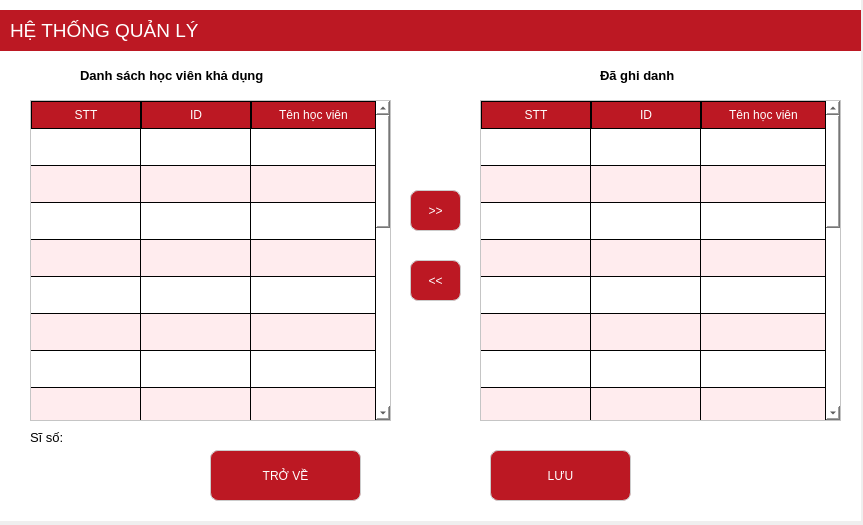
<?xml version="1.0" encoding="UTF-8"?>
<ui version="4.0">
 <class>Dialog</class>
 <widget class="QDialog" name="Dialog">
  <property name="geometry">
   <rect>
    <x>0</x>
    <y>0</y>
    <width>863</width>
    <height>525</height>
   </rect>
  </property>
  <property name="windowTitle">
   <string>Dialog</string>
  </property>
  <widget class="QWidget" name="widget" native="true">
   <property name="geometry">
    <rect>
     <x>0</x>
     <y>0</y>
     <width>861</width>
     <height>521</height>
    </rect>
   </property>
   <property name="styleSheet">
    <string notr="true">background: white;
</string>
   </property>
   <widget class="QLabel" name="label">
    <property name="geometry">
     <rect>
      <x>0</x>
      <y>10</y>
      <width>861</width>
      <height>41</height>
     </rect>
    </property>
    <property name="font">
     <font>
      <family>MS Shell Dlg 2</family>
      <pointsize>14</pointsize>
      <weight>9</weight>
      <italic>false</italic>
      <bold>false</bold>
     </font>
    </property>
    <property name="styleSheet">
     <string notr="true">QLabel {
	font: 75 14pt &quot;MS Shell Dlg 2&quot;;

	
    background-color: #BC1823;
	
    color: white;
    padding: 5px;
}
</string>
    </property>
    <property name="text">
     <string>HỆ THỐNG QUẢN LÝ</string>
    </property>
   </widget>
   <widget class="QTableWidget" name="dshvkhadung">
    <property name="geometry">
     <rect>
      <x>30</x>
      <y>100</y>
      <width>361</width>
      <height>321</height>
     </rect>
    </property>
    <property name="styleSheet">
     <string notr="true">QTableWidget {
	font: 75 9pt &quot;MS Shell Dlg 2&quot;;
    background-color: white;
	alternate-background-color:#ffecee;
    gridline-color: black;
}

QHeaderView::section {
    background-color: #bc1823;
    color: white;
    padding: 4px;
    border: 1px solid black;
}

</string>
    </property>
    <property name="verticalScrollBarPolicy">
     <enum>Qt::ScrollBarAsNeeded</enum>
    </property>
    <property name="showDropIndicator" stdset="0">
     <bool>true</bool>
    </property>
    <property name="dragDropOverwriteMode">
     <bool>true</bool>
    </property>
    <property name="alternatingRowColors">
     <bool>true</bool>
    </property>
    <property name="showGrid">
     <bool>true</bool>
    </property>
    <attribute name="horizontalHeaderDefaultSectionSize">
     <number>110</number>
    </attribute>
    <attribute name="horizontalHeaderShowSortIndicator" stdset="0">
     <bool>false</bool>
    </attribute>
    <attribute name="horizontalHeaderStretchLastSection">
     <bool>true</bool>
    </attribute>
    <attribute name="verticalHeaderVisible">
     <bool>false</bool>
    </attribute>
    <attribute name="verticalHeaderDefaultSectionSize">
     <number>37</number>
    </attribute>
    <attribute name="verticalHeaderShowSortIndicator" stdset="0">
     <bool>false</bool>
    </attribute>
    <row>
     <property name="text">
      <string/>
     </property>
    </row>
    <row>
     <property name="text">
      <string/>
     </property>
    </row>
    <row>
     <property name="text">
      <string/>
     </property>
    </row>
    <row>
     <property name="text">
      <string/>
     </property>
    </row>
    <row>
     <property name="text">
      <string/>
     </property>
    </row>
    <row>
     <property name="text">
      <string/>
     </property>
    </row>
    <row>
     <property name="text">
      <string/>
     </property>
    </row>
    <row>
     <property name="text">
      <string/>
     </property>
    </row>
    <row>
     <property name="text">
      <string/>
     </property>
    </row>
    <row>
     <property name="text">
      <string/>
     </property>
    </row>
    <row>
     <property name="text">
      <string/>
     </property>
    </row>
    <row>
     <property name="text">
      <string/>
     </property>
    </row>
    <row>
     <property name="text">
      <string/>
     </property>
    </row>
    <row>
     <property name="text">
      <string/>
     </property>
    </row>
    <row>
     <property name="text">
      <string/>
     </property>
    </row>
    <row>
     <property name="text">
      <string/>
     </property>
    </row>
    <row>
     <property name="text">
      <string/>
     </property>
    </row>
    <row>
     <property name="text">
      <string/>
     </property>
    </row>
    <column>
     <property name="text">
      <string>STT</string>
     </property>
    </column>
    <column>
     <property name="text">
      <string>ID</string>
     </property>
    </column>
    <column>
     <property name="text">
      <string>Tên học viên</string>
     </property>
    </column>
   </widget>
   <widget class="QLabel" name="label_31">
    <property name="geometry">
     <rect>
      <x>80</x>
      <y>60</y>
      <width>281</width>
      <height>31</height>
     </rect>
    </property>
    <property name="font">
     <font>
      <pointsize>10</pointsize>
      <weight>75</weight>
      <bold>true</bold>
     </font>
    </property>
    <property name="text">
     <string>Danh sách học viên khả dụng</string>
    </property>
   </widget>
   <widget class="QLabel" name="label_32">
    <property name="geometry">
     <rect>
      <x>600</x>
      <y>60</y>
      <width>281</width>
      <height>31</height>
     </rect>
    </property>
    <property name="font">
     <font>
      <pointsize>10</pointsize>
      <weight>75</weight>
      <bold>true</bold>
     </font>
    </property>
    <property name="text">
     <string>Đã ghi danh</string>
    </property>
   </widget>
   <widget class="QTableWidget" name="dshvghidanh">
    <property name="geometry">
     <rect>
      <x>480</x>
      <y>100</y>
      <width>361</width>
      <height>321</height>
     </rect>
    </property>
    <property name="styleSheet">
     <string notr="true">QTableWidget {
	font: 75 9pt &quot;MS Shell Dlg 2&quot;;
    background-color: white;
	alternate-background-color:#ffecee;
    gridline-color: black;
}

QHeaderView::section {
    background-color: #bc1823;
    color: white;
    padding: 4px;
    border: 1px solid black;
}

</string>
    </property>
    <property name="verticalScrollBarPolicy">
     <enum>Qt::ScrollBarAsNeeded</enum>
    </property>
    <property name="showDropIndicator" stdset="0">
     <bool>true</bool>
    </property>
    <property name="dragDropOverwriteMode">
     <bool>true</bool>
    </property>
    <property name="alternatingRowColors">
     <bool>true</bool>
    </property>
    <property name="showGrid">
     <bool>true</bool>
    </property>
    <attribute name="horizontalHeaderDefaultSectionSize">
     <number>110</number>
    </attribute>
    <attribute name="horizontalHeaderShowSortIndicator" stdset="0">
     <bool>false</bool>
    </attribute>
    <attribute name="horizontalHeaderStretchLastSection">
     <bool>true</bool>
    </attribute>
    <attribute name="verticalHeaderVisible">
     <bool>false</bool>
    </attribute>
    <attribute name="verticalHeaderDefaultSectionSize">
     <number>37</number>
    </attribute>
    <attribute name="verticalHeaderShowSortIndicator" stdset="0">
     <bool>false</bool>
    </attribute>
    <row>
     <property name="text">
      <string/>
     </property>
    </row>
    <row>
     <property name="text">
      <string/>
     </property>
    </row>
    <row>
     <property name="text">
      <string/>
     </property>
    </row>
    <row>
     <property name="text">
      <string/>
     </property>
    </row>
    <row>
     <property name="text">
      <string/>
     </property>
    </row>
    <row>
     <property name="text">
      <string/>
     </property>
    </row>
    <row>
     <property name="text">
      <string/>
     </property>
    </row>
    <row>
     <property name="text">
      <string/>
     </property>
    </row>
    <row>
     <property name="text">
      <string/>
     </property>
    </row>
    <row>
     <property name="text">
      <string/>
     </property>
    </row>
    <row>
     <property name="text">
      <string/>
     </property>
    </row>
    <row>
     <property name="text">
      <string/>
     </property>
    </row>
    <row>
     <property name="text">
      <string/>
     </property>
    </row>
    <row>
     <property name="text">
      <string/>
     </property>
    </row>
    <row>
     <property name="text">
      <string/>
     </property>
    </row>
    <row>
     <property name="text">
      <string/>
     </property>
    </row>
    <row>
     <property name="text">
      <string/>
     </property>
    </row>
    <row>
     <property name="text">
      <string/>
     </property>
    </row>
    <column>
     <property name="text">
      <string>STT</string>
     </property>
    </column>
    <column>
     <property name="text">
      <string>ID</string>
     </property>
    </column>
    <column>
     <property name="text">
      <string>Tên học viên</string>
     </property>
    </column>
   </widget>
   <widget class="QPushButton" name="themhv">
    <property name="geometry">
     <rect>
      <x>410</x>
      <y>190</y>
      <width>51</width>
      <height>41</height>
     </rect>
    </property>
    <property name="styleSheet">
     <string notr="true">QPushButton {
    /* Font Segoe UI, cỡ chữ 10pt, độ đậm 700 (Bold) */
    font: 700 10pt &quot;Segoe UI&quot;; 
    color: white;
    background-color: #bc1823;
    border-radius: 8px; /* Bo góc 8px theo yêu cầu của bạn */
    padding: 12px;      /* Padding 12px theo yêu cầu của bạn */
    border: 1px solid #ccc;
    text-transform: uppercase; /* In hoa toàn bộ chữ để trông quyền lực hơn (tùy chọn) */
}

QPushButton:hover {
    background-color: #ffecee;
    color: #bc1823; /* Chữ đỏ đậm trên nền hồng nhạt sẽ đẹp hơn đen */
    border: 2px solid #df9da2;
}</string>
    </property>
    <property name="text">
     <string>&gt;&gt;</string>
    </property>
   </widget>
   <widget class="QPushButton" name="xoahv">
    <property name="geometry">
     <rect>
      <x>410</x>
      <y>260</y>
      <width>51</width>
      <height>41</height>
     </rect>
    </property>
    <property name="styleSheet">
     <string notr="true">QPushButton {
    /* Font Segoe UI, cỡ chữ 10pt, độ đậm 700 (Bold) */
    font: 700 10pt &quot;Segoe UI&quot;; 
    color: white;
    background-color: #bc1823;
    border-radius: 8px; /* Bo góc 8px theo yêu cầu của bạn */
    padding: 12px;      /* Padding 12px theo yêu cầu của bạn */
    border: 1px solid #ccc;
    text-transform: uppercase; /* In hoa toàn bộ chữ để trông quyền lực hơn (tùy chọn) */
}

QPushButton:hover {
    background-color: #ffecee;
    color: #bc1823; /* Chữ đỏ đậm trên nền hồng nhạt sẽ đẹp hơn đen */
    border: 2px solid #df9da2;
}</string>
    </property>
    <property name="text">
     <string>&lt;&lt;</string>
    </property>
   </widget>
   <widget class="QWidget" name="formLayoutWidget_7">
    <property name="geometry">
     <rect>
      <x>30</x>
      <y>430</y>
      <width>160</width>
      <height>21</height>
     </rect>
    </property>
    <layout class="QFormLayout" name="formLayout_7">
     <item row="0" column="0">
      <widget class="QLabel" name="label_5">
       <property name="font">
        <font>
         <pointsize>10</pointsize>
        </font>
       </property>
       <property name="text">
        <string>Sĩ số:</string>
       </property>
      </widget>
     </item>
     <item row="0" column="1">
      <widget class="QLabel" name="sLhv">
       <property name="font">
        <font>
         <pointsize>10</pointsize>
        </font>
       </property>
       <property name="text">
        <string/>
       </property>
      </widget>
     </item>
    </layout>
   </widget>
   <widget class="QPushButton" name="save_2">
    <property name="geometry">
     <rect>
      <x>490</x>
      <y>450</y>
      <width>141</width>
      <height>51</height>
     </rect>
    </property>
    <property name="styleSheet">
     <string notr="true">QPushButton {
    /* Font Segoe UI, cỡ chữ 10pt, độ đậm 700 (Bold) */
    font: 700 10pt &quot;Segoe UI&quot;; 
    color: white;
    background-color: #bc1823;
    border-radius: 8px; /* Bo góc 8px theo yêu cầu của bạn */
    padding: 12px;      /* Padding 12px theo yêu cầu của bạn */
    border: 1px solid #ccc;
    text-transform: uppercase; /* In hoa toàn bộ chữ để trông quyền lực hơn (tùy chọn) */
}

QPushButton:hover {
    background-color: #ffecee;
    color: #bc1823; /* Chữ đỏ đậm trên nền hồng nhạt sẽ đẹp hơn đen */
    border: 2px solid #df9da2;
}</string>
    </property>
    <property name="text">
     <string>LƯU</string>
    </property>
   </widget>
   <widget class="QPushButton" name="thoat">
    <property name="geometry">
     <rect>
      <x>210</x>
      <y>450</y>
      <width>151</width>
      <height>51</height>
     </rect>
    </property>
    <property name="styleSheet">
     <string notr="true">QPushButton {
    /* Font Segoe UI, cỡ chữ 10pt, độ đậm 700 (Bold) */
    font: 700 10pt &quot;Segoe UI&quot;; 
    color: white;
    background-color: #bc1823;
    border-radius: 8px; /* Bo góc 8px theo yêu cầu của bạn */
    padding: 12px;      /* Padding 12px theo yêu cầu của bạn */
    border: 1px solid #ccc;
    text-transform: uppercase; /* In hoa toàn bộ chữ để trông quyền lực hơn (tùy chọn) */
}

QPushButton:hover {
    background-color: #ffecee;
    color: #bc1823; /* Chữ đỏ đậm trên nền hồng nhạt sẽ đẹp hơn đen */
    border: 2px solid #df9da2;
}</string>
    </property>
    <property name="text">
     <string>TRỞ VỀ</string>
    </property>
   </widget>
  </widget>
 </widget>
 <resources/>
 <connections/>
</ui>
